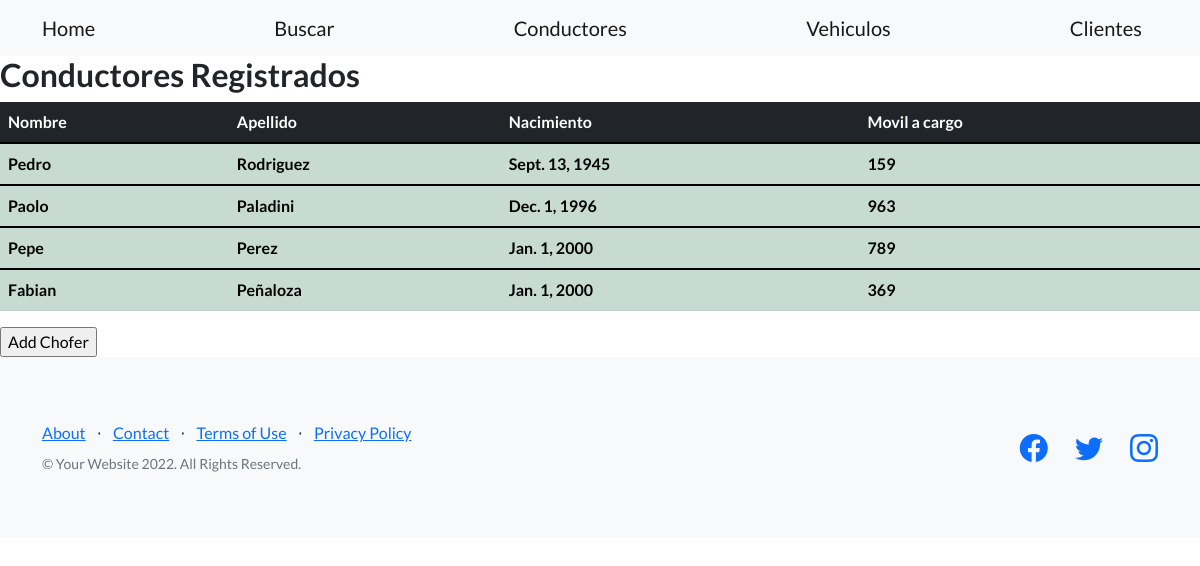
/app_tutaxi/verchofer/, run on the app's committed database.
### app_tutaxi/models.py (models this page shows)
class Chofer(models.Model):
    nombre=models.CharField(max_length=40)
    apellido=models.CharField(max_length=40)
    nacimiento=models.DateField()
    movil_a_cargo=models.IntegerField()

### app_tutaxi/views.py (the view)
# urls.py: path('verchofer/',views.ver_chofer, name='ver_chofer' ),
def ver_chofer(request):
    choferes=Chofer.objects.all()
    dicc={"chofer":choferes}
    return render(request,'ver_chofer.html', dicc)

### app_tutaxi/templates/ver_chofer.html
{%extends 'padre.html'%}
{%block bloque1%}
<main>
   <h2>Conductores Registrados</h2>
    {%if chofer%}
        <table class="table table-success table-striped">
            <thead class="table table-dark table-striped">
                <tr>
                    <th> Nombre</th>
                    <th> Apellido</th>
                    <th> Nacimiento</th>
                    <th> Movil a cargo</th>
                </tr>
            </thead>
            {%for i in chofer%}
                <tbody>
                    <tr>
                        <th> {{i.nombre}} </th>
                        <th>  {{i.apellido }} </th>
                        <th>  {{i.nacimiento }} </th>
                        <th>  {{i.movil_a_cargo}} </th>
                    </tr>
                </tbody>
            {%endfor%}
        </table>
    {%endif%}
    <form action="{% url 'cargar_chofer' %}" >
        <input type="submit" value="Add Chofer">
    </form>
</main>
{%endblock%}

### app_tutaxi/templates/padre.html (shortened to what this page needs)
<!DOCTYPE html>
<html lang="en">
    <head>
        {%load static%}
        <link href="https://cdn.jsdelivr.net/npm/bootstrap-icons@1.5.0/font/bootstrap-icons.css" rel="stylesheet" type="text/css" />
        <link href="{%static 'app_tutaxi/css/styles.css'%}" rel="stylesheet" />
    </head>
    <body>
        <nav class="navbar navbar-light bg-light static-top">
            <div class="container">
                <a class="navbar-brand" href="{%url 'inicio' %}">Home</a>
                <a class="navbar-brand" href="{%url 'buscar_chofer' %}">Buscar</a>
                <a class="navbar-brand" href="{%url 'ver_chofer' %}">Conductores</a>
                <a class="navbar-brand" href="{%url 'ver_movil' %}">Vehiculos</a>
                <a class="navbar-brand" href="{%url 'ver_cliente'%}">Clientes</a>
            </div>
        </nav>
        {%block bloque1%}
        {%endblock%}
        <footer class="footer bg-light">
            <div class="container">
                <div class="row">
                    <div class="col-lg-6 h-100 text-center text-lg-start my-auto">
                        <ul class="list-inline mb-2">
                            <li class="list-inline-item"><a href="#!">About</a></li>
                            <li class="list-inline-item">⋅</li>
                            <li class="list-inline-item"><a href="#!">Contact</a></li>
                            <li class="list-inline-item">⋅</li>
                            <li class="list-inline-item"><a href="#!">Terms of Use</a></li>
                            <li class="list-inline-item">⋅</li>
                            <li class="list-inline-item"><a href="#!">Privacy Policy</a></li>
                        </ul>
                        <p class="text-muted small mb-4 mb-lg-0">&copy; Your Website 2022. All Rights Reserved.</p>
                    </div>
                    <div class="col-lg-6 h-100 text-center text-lg-end my-auto">
                        <ul class="list-inline mb-0">
                            <li class="list-inline-item me-4">
                                <a href="#!"><i class="bi-facebook fs-3"></i></a>
                            </li>
                            <li class="list-inline-item me-4">
                                <a href="#!"><i class="bi-twitter fs-3"></i></a>
                            </li>
                            <li class="list-inline-item">
                                <a href="#!"><i class="bi-instagram fs-3"></i></a>
                            </li>
                        </ul>
                    </div>
                </div>
            </div>
        </footer>
    </body>
</html>

### data on the page
Chofer: nombre "Pedro", apellido "Rodriguez", nacimiento "Sept. 13, 1945", movil_a_cargo "159"
Chofer: nombre "Paolo", apellido "Paladini", nacimiento "Dec. 1, 1996", movil_a_cargo "963"
Chofer: nombre "Pepe", apellido "Perez", nacimiento "Jan. 1, 2000", movil_a_cargo "789"
Chofer: nombre "Fabian", apellido "Peñaloza", nacimiento "Jan. 1, 2000", movil_a_cargo "369"
